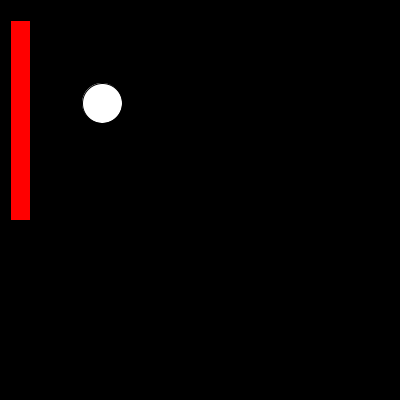
Frame 1 (no input)
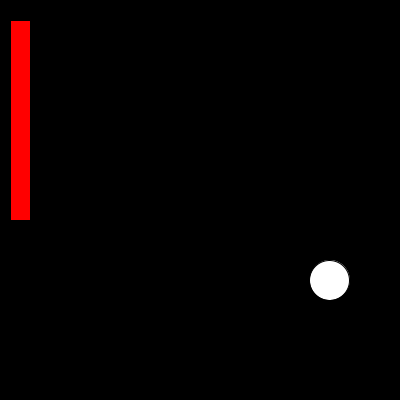
Frame 60 (the mouse pressed at the canvas centre just before this capture)
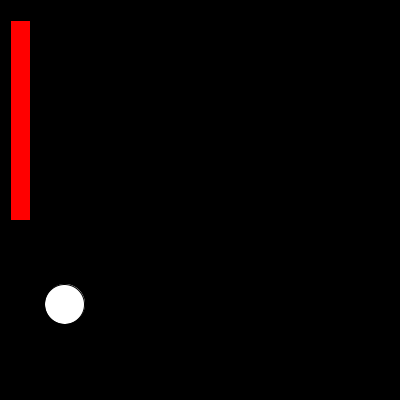
Frame 120 (the mouse held since frame 60 and released just before this capture)

The Processing sketch that drew these frames (run headless with seeded random() and noise(); from frame 60 on, the mouse is pressed at the canvas centre):

// Processing sketch: basicPong
// ── basicPong.pde

Paddle p;
Ball b;
boolean gameOn=true;
int count;


void setup() {
  size(400, 400);
  p=new Paddle(10, 20, 20, 200);
  b=new Ball(100, 100, 40, 40);
  println(b.getX());
  println(b.getH());
  println(p.getX());
  println(p.getH());
}


void draw() {
  background(0);
  p.run();
  b.run();
  checkCollision();
}

void keyPressed() {
  p.gameOn();
}

boolean checkCollision(){ 
  
 //println(p.getY()+p.getH());
  if(b.getX()<b.getW()-10+p.getW()&&b.getY()<p.getY()+p.getH()&&b.getY()>p.getY()){
    
    //prevents left paddle from sticking
  //if (p.getY()>=p.getH()) {
  //  p.getY()=p.getY()-2;
  //}
  //if (lpY+pSize<=pU) {
  //  lpY+=computerSpeed;
  //}
   println("hey"); 
   b.getSpeedX();
   b.getSpeedY();
   return true;
  }
  return false; 
}

// ── Ball.pde
class Ball {

  float x;
  float y;
  float w;
  float h;
  float speedX=2;
  float speedY=3;
  float yVelocity=.05;
  float xVelocity=.06;

  Ball(float x, float y, float w, float h) {
    this.x=x;
    this.y=y;
    this.h=h;
    this.w=w;
  }

  void run() {
    update();
    display();
  }

  void update() {
    if (x>400-w/2||x<0+w/2) {
      speedX*=-1;
      xVelocity*=-.06;
    } 
    if (y>400-w/2||y<0+w/2) {
      speedY*=-1;
    }
    //speedY+=yVelocity;
    speedX+=xVelocity;
    x+=speedX;
    y+=speedY;
   
  }


  void display() {
    fill(255);
    ellipse(x, y, w, h);
  }

  float getX() {
    return x;
  }

  float getY() {
    return y;
  }

  float getW() {
    return w;
  }

  float getH() {
    return h;
  }
  
  float getSpeedX(){
    speedX*=-1;
    return speedX;
  }
  float getSpeedY(){
    speedY*=-1;
    return speedY;
  }
}

// ── Paddle.pde
class Paddle {
  float x;
  float y;
  float w;
  float h;
  boolean gameOn=true;
  int count;

  Paddle(float x, float y, float w, float h) {
    this.x=x;
    this.y=y;
    this.h=h;
    this.w=w;
  }

  void run() {
    update();
    display();
  }
  void update() {
    if (key==CODED) {
      if (keyCode==UP) {
        y-=5;
      } else if (keyCode==DOWN) {
        y+=5;
      } else {
        //println(count++);
      }
    }
  }
  
  void gameOn(){
    if(gameOn==false){
      gameOn=true;
    }else if(gameOn==true){
     gameOn=false; 
    }

  }
  void display() {
    fill(255, 0, 0);
    rect(x, y, w, h);
  }


  float getX() {
    return x;
  }

  float getY() {
    return y;
  }

  float getW() {
    return w;
  }

  float getH() {
    return h;
  }
}
